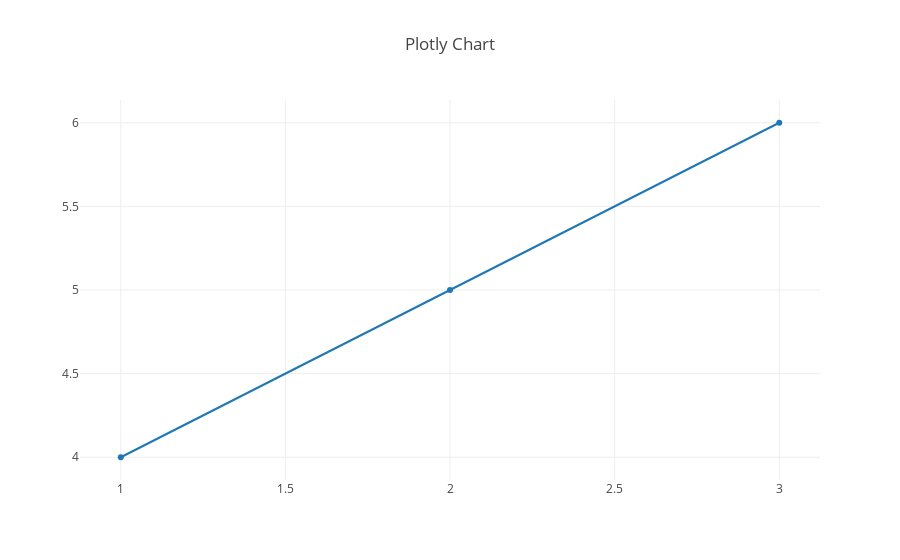

Write notebook code for a chart like this one.
### Code cell
import plotly.graph_objects as go

### Figure 1 — Plotly figure (JSON) as saved in the notebook; plotly's stock layout.template omitted (floating-point values rounded to 4 significant figures)
{"data": [{"x": [1, 2, 3], "y": [4, 5, 6], "type": "scatter"}], "layout": {"title": "Plotly Chart"}}
